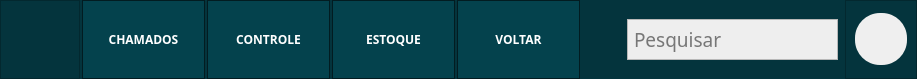
     <widget class="QFrame" name="frameBackMenu">
      <property name="minimumSize">
       <size>
        <width>0</width>
        <height>0</height>
       </size>
      </property>
      <property name="maximumSize">
       <size>
        <width>16777215</width>
        <height>79</height>
       </size>
      </property>
      <property name="styleSheet">
       <string notr="true">background-color: rgb(4, 52, 61);</string>
      </property>
      <property name="frameShape">
       <enum>QFrame::NoFrame</enum>
      </property>
      <property name="frameShadow">
       <enum>QFrame::Raised</enum>
      </property>
      <layout class="QHBoxLayout" name="horizontalLayout">
       <property name="spacing">
        <number>7</number>
       </property>
       <property name="leftMargin">
        <number>0</number>
       </property>
       <property name="topMargin">
        <number>0</number>
       </property>
       <property name="rightMargin">
        <number>0</number>
       </property>
       <property name="bottomMargin">
        <number>0</number>
       </property>
       <item>
        <widget class="QFrame" name="frameBottons">
         <property name="minimumSize">
          <size>
           <width>580</width>
           <height>0</height>
          </size>
         </property>
         <property name="maximumSize">
          <size>
           <width>220</width>
           <height>16777215</height>
          </size>
         </property>
         <property name="frameShape">
          <enum>QFrame::NoFrame</enum>
         </property>
         <property name="frameShadow">
          <enum>QFrame::Raised</enum>
         </property>
         <layout class="QHBoxLayout" name="horizontalLayout_2">
          <property name="spacing">
           <number>2</number>
          </property>
          <property name="leftMargin">
           <number>0</number>
          </property>
          <property name="topMargin">
           <number>0</number>
          </property>
          <property name="rightMargin">
           <number>0</number>
          </property>
          <property name="bottomMargin">
           <number>0</number>
          </property>
          <item>
           <widget class="QFrame" name="frame_logo">
            <property name="minimumSize">
             <size>
              <width>80</width>
              <height>0</height>
             </size>
            </property>
            <property name="maximumSize">
             <size>
              <width>80</width>
              <height>16777215</height>
             </size>
            </property>
            <property name="styleSheet">
             <string notr="true">background-image: url(:/barr/IconLogo.png);
background-position:center;
background-repeat: no-repeat;
</string>
            </property>
            <property name="frameShape">
             <enum>QFrame::StyledPanel</enum>
            </property>
            <property name="frameShadow">
             <enum>QFrame::Raised</enum>
            </property>
           </widget>
          </item>
          <item>
           <widget class="QPushButton" name="pushButtonChamados">
            <property name="sizePolicy">
             <sizepolicy hsizetype="Minimum" vsizetype="Minimum">
              <horstretch>0</horstretch>
              <verstretch>0</verstretch>
             </sizepolicy>
            </property>
            <property name="minimumSize">
             <size>
              <width>108</width>
              <height>0</height>
             </size>
            </property>
            <property name="font">
             <font>
              <family>Asap</family>
              <pointsize>9</pointsize>
              <weight>75</weight>
              <bold>true</bold>
             </font>
            </property>
            <property name="cursor">
             <cursorShape>PointingHandCursor</cursorShape>
            </property>
            <property name="styleSheet">
             <string notr="true">QPushButton{
	
	
	background-color: rgb(4, 66, 77);
	color: rgb(255, 255, 255);
	border: 1px solid;
	border-color: rgb(2, 28, 33);
}

QPushButton:hover {
	
	background-color: rgb(5, 75, 88);
}
QPushButton:pressed {
	
	background-color: rgb(2, 38, 45);
}</string>
            </property>
            <property name="text">
             <string>CHAMADOS</string>
            </property>
           </widget>
          </item>
          <item>
           <widget class="QPushButton" name="pushButtonControle">
            <property name="sizePolicy">
             <sizepolicy hsizetype="Minimum" vsizetype="Minimum">
              <horstretch>0</horstretch>
              <verstretch>0</verstretch>
             </sizepolicy>
            </property>
            <property name="minimumSize">
             <size>
              <width>108</width>
              <height>0</height>
             </size>
            </property>
            <property name="font">
             <font>
              <family>Asap</family>
              <pointsize>9</pointsize>
              <weight>75</weight>
              <bold>true</bold>
             </font>
            </property>
            <property name="cursor">
             <cursorShape>PointingHandCursor</cursorShape>
            </property>
            <property name="styleSheet">
             <string notr="true">QPushButton{
	
	
	background-color: rgb(4, 66, 77);
	color: rgb(255, 255, 255);
	border: 1px solid;
	border-color: rgb(2, 28, 33);
}

QPushButton:hover {
	
	background-color: rgb(5, 75, 88);
}
QPushButton:pressed {
	
	background-color: rgb(2, 38, 45);
}</string>
            </property>
            <property name="text">
             <string>CONTROLE</string>
            </property>
           </widget>
          </item>
          <item>
           <widget class="QPushButton" name="pushButtonEstoque">
            <property name="sizePolicy">
             <sizepolicy hsizetype="Minimum" vsizetype="Minimum">
              <horstretch>0</horstretch>
              <verstretch>0</verstretch>
             </sizepolicy>
            </property>
            <property name="minimumSize">
             <size>
              <width>108</width>
              <height>0</height>
             </size>
            </property>
            <property name="font">
             <font>
              <family>Asap</family>
              <pointsize>9</pointsize>
              <weight>75</weight>
              <bold>true</bold>
             </font>
            </property>
            <property name="cursor">
             <cursorShape>PointingHandCursor</cursorShape>
            </property>
            <property name="styleSheet">
             <string notr="true">QPushButton{
	
	
	background-color: rgb(4, 66, 77);
	color: rgb(255, 255, 255);
	border: 1px solid;
	border-color: rgb(2, 28, 33);
}

QPushButton:hover {
	
	background-color: rgb(5, 75, 88);
}
QPushButton:pressed {
	
	background-color: rgb(2, 38, 45);
}</string>
            </property>
            <property name="text">
             <string>ESTOQUE</string>
            </property>
           </widget>
          </item>
          <item>
           <widget class="QPushButton" name="pushButtonVoltar">
            <property name="sizePolicy">
             <sizepolicy hsizetype="Minimum" vsizetype="Minimum">
              <horstretch>0</horstretch>
              <verstretch>0</verstretch>
             </sizepolicy>
            </property>
            <property name="minimumSize">
             <size>
              <width>108</width>
              <height>0</height>
             </size>
            </property>
            <property name="font">
             <font>
              <family>Asap</family>
              <pointsize>9</pointsize>
              <weight>75</weight>
              <bold>true</bold>
             </font>
            </property>
            <property name="cursor">
             <cursorShape>PointingHandCursor</cursorShape>
            </property>
            <property name="styleSheet">
             <string notr="true">QPushButton{
	
	
	background-color: rgb(4, 66, 77);
	color: rgb(255, 255, 255);
	border: 1px solid;
	border-color: rgb(2, 28, 33);
}

QPushButton:hover {
	
	background-color: rgb(5, 75, 88);
}
QPushButton:pressed {
	
	background-color: rgb(2, 38, 45);
}</string>
            </property>
            <property name="text">
             <string>VOLTAR</string>
            </property>
           </widget>
          </item>
         </layout>
        </widget>
       </item>
       <item>
        <spacer name="horizontalSpacer">
         <property name="orientation">
          <enum>Qt::Horizontal</enum>
         </property>
         <property name="sizeHint" stdset="0">
          <size>
           <width>40</width>
           <height>20</height>
          </size>
         </property>
        </spacer>
       </item>
       <item>
        <widget class="QFrame" name="frame_Pesquisar">
         <property name="maximumSize">
          <size>
           <width>347</width>
           <height>41</height>
          </size>
         </property>
         <property name="styleSheet">
          <string notr="true">background-color:  rgb(238, 238, 238);</string>
         </property>
         <property name="frameShape">
          <enum>QFrame::StyledPanel</enum>
         </property>
         <property name="frameShadow">
          <enum>QFrame::Raised</enum>
         </property>
         <layout class="QHBoxLayout" name="horizontalLayout_3">
          <property name="spacing">
           <number>0</number>
          </property>
          <property name="leftMargin">
           <number>4</number>
          </property>
          <property name="topMargin">
           <number>0</number>
          </property>
          <property name="rightMargin">
           <number>0</number>
          </property>
          <property name="bottomMargin">
           <number>0</number>
          </property>
          <item>
           <widget class="QLineEdit" name="lineEdit_pesquisar">
            <property name="sizePolicy">
             <sizepolicy hsizetype="Expanding" vsizetype="Minimum">
              <horstretch>0</horstretch>
              <verstretch>0</verstretch>
             </sizepolicy>
            </property>
            <property name="font">
             <font>
              <family>Asap</family>
              <pointsize>14</pointsize>
             </font>
            </property>
            <property name="styleSheet">
             <string notr="true">background-color: rgb(238, 238, 238);
border: 0px</string>
            </property>
            <property name="text">
             <string/>
            </property>
            <property name="cursorPosition">
             <number>0</number>
            </property>
            <property name="placeholderText">
             <string>Pesquisar</string>
            </property>
           </widget>
          </item>
          <item>
           <widget class="QPushButton" name="pushButton_Pesquisar">
            <property name="sizePolicy">
             <sizepolicy hsizetype="MinimumExpanding" vsizetype="Minimum">
              <horstretch>0</horstretch>
              <verstretch>0</verstretch>
             </sizepolicy>
            </property>
            <property name="maximumSize">
             <size>
              <width>43</width>
              <height>36</height>
             </size>
            </property>
            <property name="font">
             <font>
              <family>Asap</family>
             </font>
            </property>
            <property name="styleSheet">
             <string notr="true">QPushButton {
	background-image: url(:/barr/IconPesquisar.png);
	background-position:center;
	background-repeat: no-repeat;
	background-color: rgb(238, 238, 238);
	border: 1px solid;
	
	border-color:  rgb(238, 238, 238);
}
QPushButton:hover {
	background-image: url(:/barr/IconPesquisar1.png);
	background-color: rgb(243, 243, 243);
}
QPushButton:pressed {
	background-color: rgb(226, 226, 226);
}</string>
            </property>
           </widget>
          </item>
         </layout>
        </widget>
       </item>
       <item>
        <widget class="QFrame" name="frame_perfil">
         <property name="maximumSize">
          <size>
           <width>80</width>
           <height>16777215</height>
          </size>
         </property>
         <property name="frameShape">
          <enum>QFrame::StyledPanel</enum>
         </property>
         <property name="frameShadow">
          <enum>QFrame::Raised</enum>
         </property>
         <layout class="QGridLayout" name="gridLayout">
          <item row="0" column="0">
           <widget class="QFrame" name="frame">
            <property name="minimumSize">
             <size>
              <width>52</width>
              <height>52</height>
             </size>
            </property>
            <property name="maximumSize">
             <size>
              <width>52</width>
              <height>52</height>
             </size>
            </property>
            <property name="styleSheet">
             <string notr="true">background-color: rgb(239, 239, 239);
border-radius: 25px</string>
            </property>
            <property name="frameShape">
             <enum>QFrame::StyledPanel</enum>
            </property>
            <property name="frameShadow">
             <enum>QFrame::Raised</enum>
            </property>
           </widget>
          </item>
         </layout>
        </widget>
       </item>
      </layout>
     </widget>
